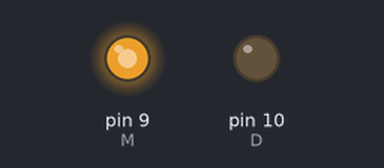
Bench run of a sketch on a simulated Arduino Uno, built with avr-gcc and run on an emulated ATmega328P. Parts: output pins drawn as LEDs (lit = HIGH).

Above: at 0.1 s.
At 0.6 s:
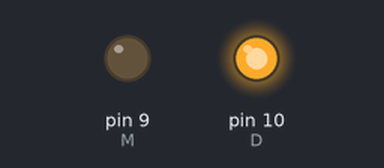
Timing chart, 0 to 2.1 s (numbered marks = the images above):
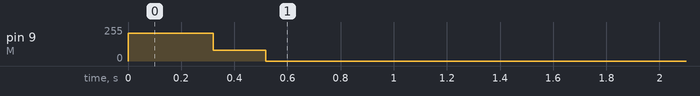

The sketch:

motorrun.ino
```cpp
const int D = 10;
const int M = 9;

void setup() {

  pinMode(D, OUTPUT);
  pinMode(M, OUTPUT);
  // Serial.begin(9600);


  digitalWrite(D, LOW);
  analogWrite(M, 210);

  delay(320);

  analogWrite(M, 0);
  digitalWrite(D, HIGH);
  analogWrite(M, 80);
  delay(199);
  analogWrite(M, 0);


  /*
    for (int i = 0; i < 255; i++)
    {
    //analogWrite(LED, i);
    //analogWrite(LED1, i);
    analogWrite(M, i);
    digitalWrite(D, HIGH);
    Serial.println(i);

    delay(5);

    }

    for (int i = 255; i > 0; i--)
    {
    //analogWrite(LED, i);
    //analogWrite(LED1, i);
    analogWrite(M, i);
    digitalWrite(D, HIGH);
    Serial.println(i);
    delay(5);
    }
    delay(100);
    for (int i = 0; i < 255; i++)
    {
    //analogWrite(LED, i);
    //analogWrite(LED1, i);
    analogWrite(M, i);
    digitalWrite(D, LOW);
    delay(5);

    }
    for (int i = 255; i > 0; i--)
    {
    //analogWrite(LED, i);
    //analogWrite(LED1, i);
    analogWrite(M, i);
    digitalWrite(D, LOW);
    delay(5);
    }
    delay(100);


    }

  */
}
void loop() {


  /*
    for (int i = 0; i < 255; i++)
    {
      //analogWrite(LED, i);
      //analogWrite(LED1, i);
      analogWrite(M, i);
      digitalWrite(D, HIGH);
      Serial.println(i);

      delay(5);

    }

    for (int i = 255; i > 0; i--)
    {
      //analogWrite(LED, i);
      //analogWrite(LED1, i);
      analogWrite(M, i);
      digitalWrite(D, HIGH);
      Serial.println(i);
      delay(5);
    }


  */
  // put your main code here, to run repeatedly:

}
```
